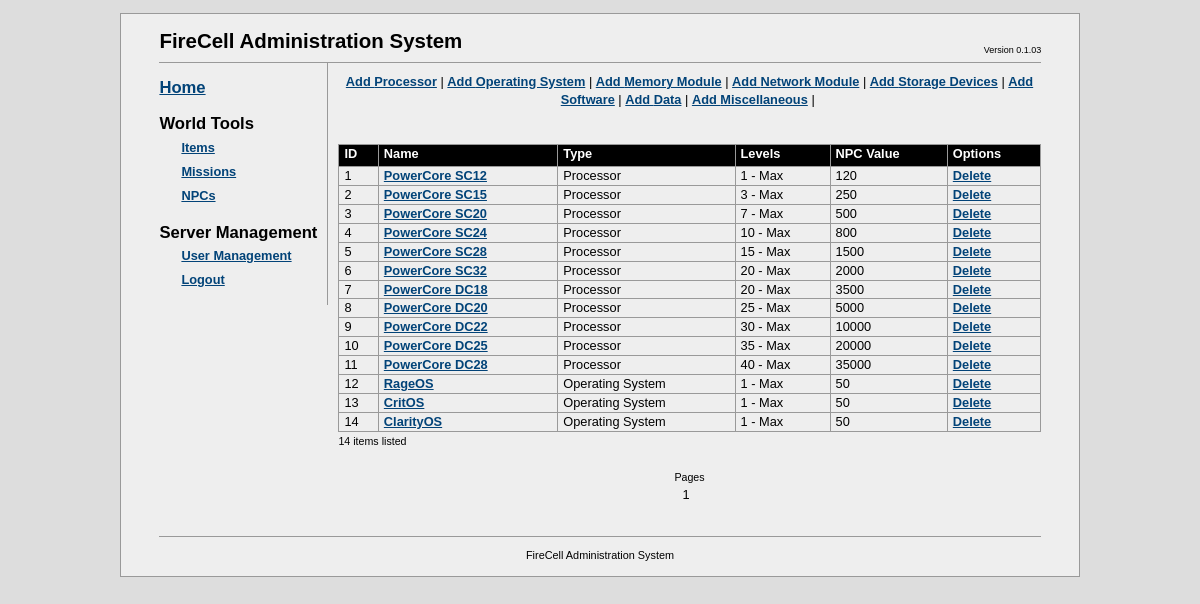
/fcadmin/?a=items (signed in), run on the app's committed database.
### tables this page shows
CREATE TABLE `fc_itemtypes` (
  `itemtype_id` int(10) unsigned NOT NULL auto_increment,
  `itemtype_name` varchar(32) NOT NULL,
  `itemtype_table` varchar(32) NOT NULL COMMENT 'sql table that stores items of this type',
  PRIMARY KEY  (`itemtype_id`)
);

CREATE TABLE `fc_items` (
  `item_id` bigint(20) unsigned NOT NULL auto_increment,
  `item_name` char(64) default NULL,
  `itemtype_id` int(10) unsigned NOT NULL COMMENT 'type of item (tb_itemtypes)',
  `object_id` bigint(20) unsigned NOT NULL COMMENT 'ID of the object in the table corresponding to the item type',
  `description` text,
  `min_level` int(10) unsigned NOT NULL COMMENT 'minimum level that this item can be created for',
  `max_level` int(10) unsigned default NULL COMMENT 'maximum level that this item can be created for',
  `npc_value` bigint(20) unsigned NOT NULL COMMENT 'Items NPC value',
  PRIMARY KEY  (`item_id`)
);

### fcadmin/config.php (called while the page is built, shortened)
<?php
$DB_SERVER = "localhost";
$DB_DATABASE = "firecell";
$DB_USER = "root";
$DB_PASSWORD = "root";
?>

### fcadmin/db/mysqldb.php (called while the page is built, shortened)
<?php
class MySQLDB
{
	private $link = NULL;
	public function Connect($server, $dbname, $user, $password)
	{
		$result = false;
		$this->link = mysql_pconnect($server, $user, $password);
		if ( $this->link != NULL )
		{
			$result = true;
		}
		return $result;
	}
	public function Execute($query)
	{
		$result = NULL;
		if ( $this->link != NULL )
		{
			$result = mysql_query($query, $this->link);
		}
		return $result;
	}
}
?>

### fcadmin/apps/itemmanager.php (the view, shortened to what this page needs)
<?php
require_once dirname(__FILE__)."/../config.php";
class ItemsManagerApp implements IFCAdminApp
{
  private $db = NULL;
  private $itemAction = NULL;
  private $itemTypes = NULL;
  private $itemData = NULL;
  private $itemsPerPage = 50;
  private $currentPage = 0;
  private $numPagesAvailable = 0;
  public function __construct($itemsPerPage = 50)
  {
    $this->itemsPerPage = $itemsPerPage;
  }
  public function init($db)
  {
    $this->db = $db;
    $this->itemAction = $_GET["i"];
    $this->LoadItemTypes();
    switch ( $this->itemAction )
    {
      case  NULL:
          $this->itemFilter = $_GET["f"];
          $this->currentPage = $_GET["page"];
          if ( $this->currentPage == NULL )
            $this->currentPage = 0;
          $this->numItems = $this->GetNumItems();
          $this->numPagesAvailable = ceil($this->numItems / $this->itemsPerPage);
          $this->itemData = $this->LoadItems();
        break;
    }
    return true;
  }
  public function render()
  {
    switch ( $this->itemAction )
    {
      case  NULL:
        $startIndex = $this->currentPage * $this->itemsPerPage;
        $this->render_options();
        $this->render_list($startIndex);
        $this->render_pages();
        break;
    }
  }
  private function render_options()
  {
    echo "<center>";
    foreach ($this->itemTypes as $id => $type)
    {
      echo "<a href=\"?a=items&i=-1&t=$id\">Add ".$type->name."</a> |&nbsp;";
    }
    echo "</center><br/><br/>";
  }
  private function render_list($startIndex = 0)
  {
echo <<<LIST
    <table class="tableUsers" cellspacing="0">
      <tr>
        <th>ID</th>
        <th>Name</th>
        <th>Type</th>
        <!--
        <th width="200">Description</th>
        -->
        <th>Levels</th>
        <th>NPC Value</th>
        <th>Options </th>
      </tr>
LIST;
    for ( $i = $startIndex; $i < count($this->itemData); $i++ )
    {
      $item = $this->itemData[$i];
      $type = $this->itemTypes[$item->type_id];
      echo "<tr>";
      echo "<td>".$item->id."</td>";
      echo "<td><a href=\"?a=items&i=".$item->id."&t=".$item->type_id."\">".$item->name."</a></td>";
      echo "<td>".$type->name."</td>";
      echo "<td>".$item->min_level." - ".$item->max_level."</td>";
      echo "<td>".$item->npc_value."</td>";
      echo "<td><a href=\"actions/delitem.php?iid=".$item->id."\">Delete</a>";
      echo "</tr>";
    }
echo <<<LIST
    </table>
LIST;
    echo "<small>".($i-$startIndex)." items listed</small><br/><br/>";
  }
  private function render_pages()
  {
    echo "<center><small>Pages</small><br/>";
    for ( $i = 0; $i < $this->numPagesAvailable; $i++ )
    {
      echo ($i+1);
    }
    echo "</center>";
  }
  private function LoadItemTypes()
  {
    $this->itemTypes = Array();
    $query = "SELECT * FROM fc_itemtypes";
    $result = $this->db->Execute( $query );
    if ( $result != NULL )
    {
      while ( $line = mysql_fetch_array($result, MYSQL_ASSOC) )
      {
        $type = new ItemType();
        $type->id = $line["itemtype_id"];
        $type->name = $line["itemtype_name"];
        $type->dbTable = $line["itemtype_table"];
        $this->itemTypes[ $type->id ] = $type;
      }
    }
    return count($this->itemTypes);
  }
  private function GetNumItems()
  {
    $count = 0;
    $query = "SELECT count(*) as c from fc_items";
    $result = $this->db->Execute( $query );
    if ( $result != NULL )
    {
      if ( $line = mysql_fetch_array($result, MYSQL_ASSOC) )
      {
        $count = $line["c"];
      }
    }
    return $count;
  }
  private function LoadItems()
  {
    $query = "select        items.item_id, items.item_name, types.itemtype_id, items.object_id, ".
             "              items.description, items.min_level, items.max_level, items.npc_value ".
             "from          fc_items items ".
             "inner join    fc_itemtypes types ".
             "on            types.itemtype_id = items.itemtype_id ";
    $itemData = Array();
    $result = $this->db->Execute( $query );
    if ( $result != NULL )
    {
      while ( $line = mysql_fetch_array($result, MYSQL_ASSOC) )
      {
        $item = $this->CreateItemFromRecord($line);
        array_push( $itemData, $item);
      }
    }
    return $itemData;
  }
  private function CreateItemFromRecord($record)
  {
    $item = new Item();
    $item->id = $record["item_id"];
    $item->name = $record["item_name"];
    $item->type_id = $record["itemtype_id"];
    $item->object_id = $record["object_id"];
    $item->description = $record["description"];
    $item->min_level = $record["min_level"];
    $item->max_level = ($record["max_level"] == NULL ? "Max" : $record["max_level"]);
    $item->npc_value = $record["npc_value"];
    return $item;
  }
}
?>

### fcadmin/index.php (shortened to what this page needs)
<?php
  require_once dirname(__FILE__)."/config.php";
  require_once dirname(__FILE__)."/db/mysqldb.php";
  require_once dirname(__FILE__)."/apps/itemmanager.php";
  $db = new MySQLDB();
  $app = NULL;
echo <<<HTML
<!DOCTYPE html PUBLIC "-//W3C//DTD XHTML 1.1//EN"
	"http://www.w3.org/TR/xhtml11/DTD/xhtml11.dtd">
<html lang="en" xml:lang="en">
<head>
	<title>FireCell Administration</title>
	<meta http-equiv="Content-Type" content="txt/html; charset=utf-8" />
	<link rel="stylesheet" type="text/css" href="css/fcadmin.css" />
</head>
<body>
<div id="bodyContainer">
	<div id="head">
    FireCell Administration System
  	<ul class="utility">
  		<li>Version 0.1.03
  	</ul>
	</div>
  <div id="content">
HTML;
  $accountType= $_SESSION["acctype"];
  if ( $accountType < 2 || $accountType == NULL )
  {
echo <<<HTML
      <center>
      <br/>Login required:
      <form name="login" action="actions/login.php" method="post">
        <table id="logintable">
          <tr>
            <td align="right">Username:</td>
            <td><input class="fcedit" name="name" value="" type="text" /></td>
          </tr>
          <tr>
            <td align="right">Password:</td>
            <td><input class="fcedit" name="password" value="" type="password" /></td>
          </tr>
          <tr>
            <td></td>
            <td><input class="fcbutton" name="Login" value="Login" type="submit" /></td>
          </tr>
        </table>
      </form>
      </center>
HTML;
  }
  else
  {
echo <<<HTML
    <div id="sidepanel">
      <h2><a href="index.php">Home</a></h2>
      <h2>World Tools</h2>
      <ul class="tools">
        <li><a href="?a=items">Items</a></li>
        <li><a href="?a=missions">Missions</a></li>
        <li><a href="?a=npc">NPCs</a></li>
      </ul>
    	<h2>Server Management</h2>
      <ul class="tools">
        <li><a href="?a=users">User Management</a></li>
        <li><a href="actions/logout.php">Logout</a></li>
      </ul>
    </div>
    <div id="apppanel">
HTML;
       $appname = $_GET["a"];
       switch ( $appname )
       {
       case "items":
			  $app = new ItemsManagerApp();
        break;
       }
       if ( strlen($appname) > 0 )
       {
         if ( $app instanceof IFCAdminApp )
         {
           if ( $app->init($db) == true )
           {
             $app->render();
           }
           else
           {
             echo "Failed to initialise the requested application!";
           }
         }
         else
         {
           echo "Requested app class does not implement IFCAdminApp interface!";
         }
       }
       else
       {
         echo "No app found for this request!";
       }
    echo "</div> ";
  }
echo <<<HTML
    <div id="foot">
      FireCell Administration System
    </div>
  </div>
</div>
</body>
</html>
HTML;
?>

### fcadmin/css/fcadmin.css (style rules this page uses)
* { margin: 0; padding: 0; }
html { background: #ddd; }
#bodyContainer { margin: 1em 10%; padding: 1em 3em; font: 80%/1.4 tahoma, arial, helvetica, lucida sans, sans-serif; border: 1px solid #999; background: #eee; position: relative; }
#head { padding-bottom: 0em; border-bottom: 1px solid #999; font-size: 1.6em; font-weight: bold; height: 35px; clear: right; }
#content { width:auto; }
#sidepanel { width: auto; padding-right: 10px; padding-bottom: 1em; float: left; border-right: 1px solid #999; }
#apppanel { width: auto; overflow: hidden; padding-top: 10px; padding-left: 10px; padding-bottom: 1em; }
#foot { text-align: center; margin-top: 1.8em; border-top: 1px solid #999; padding-top: 1em; font-size: 0.85em; clear: left; }
.utility { position: absolute; right: 4em; top: 30px; font-weight: normal; font-size: 9px; }
.utility li { display: inline; }
h2 { margin: 0.8em 0 0 0; font-size: 1.3em; font-weight: bold; }
ul { list-style: none; margin: 0; padding: 0; }
#head ul li, dl ul li, #foot li { list-style: none; display: inline; margin: 0; padding: 0 0.2em; }
ul.aliases, ul.projects, ul.tools { list-style: none; line-height: 24px; }
ul.aliases a, ul.projects a, ul.tools a { padding-left: 22px; }
a { color: #024378; font-weight: bold; text-decoration: underline; }
.tableUsers { width: 100%; border-right: solid 1px #999; }
.tableUsers th { background-color: black; color: white; border-bottom: solid 1px #999; border-top: solid 1px #999; border-left: solid 1px #999; padding-bottom: 3px; padding-left: 5px; padding-right: 5px; text-align: left; }
.tableUsers td { padding-left: 5px; padding-right: 5px; text-align: left; border-left: solid 1px #999; border-bottom: solid 1px #999; }

### data on the page
fc_itemtypes: itemtype_name "Processor"
fc_itemtypes: itemtype_name "Operating System"
fc_itemtypes: itemtype_name "Memory Module"
fc_itemtypes: itemtype_name "Network Module"
fc_itemtypes: itemtype_name "Storage Devices"
fc_itemtypes: itemtype_name "Software"
fc_itemtypes: itemtype_name "Data"
fc_itemtypes: itemtype_name "Miscellaneous"
fc_items: item_id "1", item_name "PowerCore SC12", itemtype.itemtype_name "Processor", min_level "1", max_level "Max", npc_value "120"
fc_items: item_id "2", item_name "PowerCore SC15", itemtype.itemtype_name "Processor", min_level "3", max_level "Max", npc_value "250"
fc_items: item_id "3", item_name "PowerCore SC20", itemtype.itemtype_name "Processor", min_level "7", max_level "Max", npc_value "500"
fc_items: item_id "4", item_name "PowerCore SC24", itemtype.itemtype_name "Processor", min_level "10", max_level "Max", npc_value "800"
fc_items: item_id "5", item_name "PowerCore SC28", itemtype.itemtype_name "Processor", min_level "15", max_level "Max", npc_value "1500"
fc_items: item_id "6", item_name "PowerCore SC32", itemtype.itemtype_name "Processor", min_level "20", max_level "Max", npc_value "2000"
fc_items: item_id "7", item_name "PowerCore DC18", itemtype.itemtype_name "Processor", min_level "20", max_level "Max", npc_value "3500"
fc_items: item_id "8", item_name "PowerCore DC20", itemtype.itemtype_name "Processor", min_level "25", max_level "Max", npc_value "5000"
fc_items: item_id "9", item_name "PowerCore DC22", itemtype.itemtype_name "Processor", min_level "30", max_level "Max", npc_value "10000"
fc_items: item_id "10", item_name "PowerCore DC25", itemtype.itemtype_name "Processor", min_level "35", max_level "Max", npc_value "20000"
fc_items: item_id "11", item_name "PowerCore DC28", itemtype.itemtype_name "Processor", min_level "40", max_level "Max", npc_value "35000"
fc_items: item_id "12", item_name "RageOS", itemtype.itemtype_name "Operating System", min_level "1", max_level "Max", npc_value "50"
fc_items: item_id "13", item_name "CritOS", itemtype.itemtype_name "Operating System", min_level "1", max_level "Max", npc_value "50"
fc_items: item_id "14", item_name "ClarityOS", itemtype.itemtype_name "Operating System", min_level "1", max_level "Max", npc_value "50", $i-$startIndex "14"
